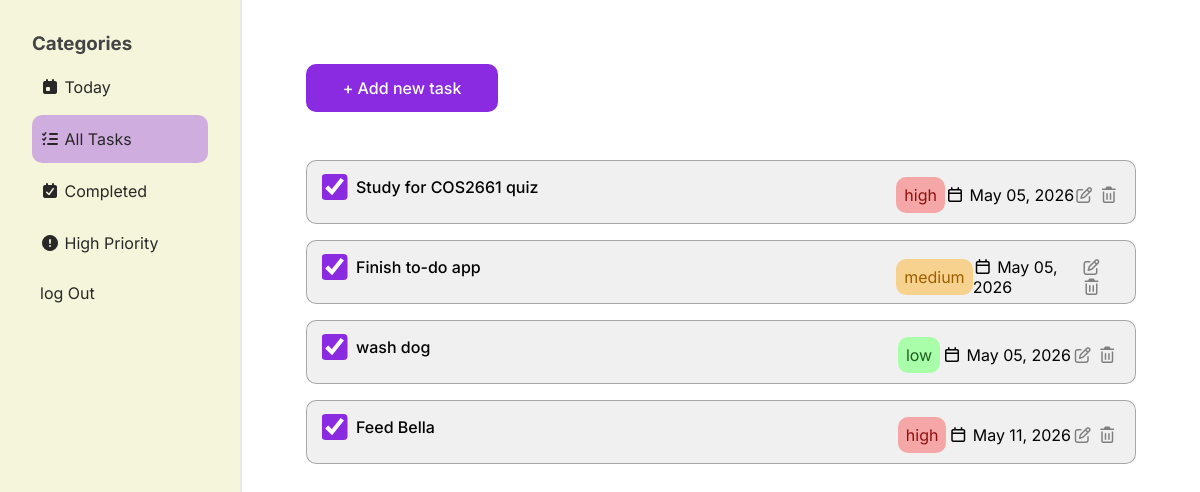
Page /all-tasks (signed in) on the earlier database version.
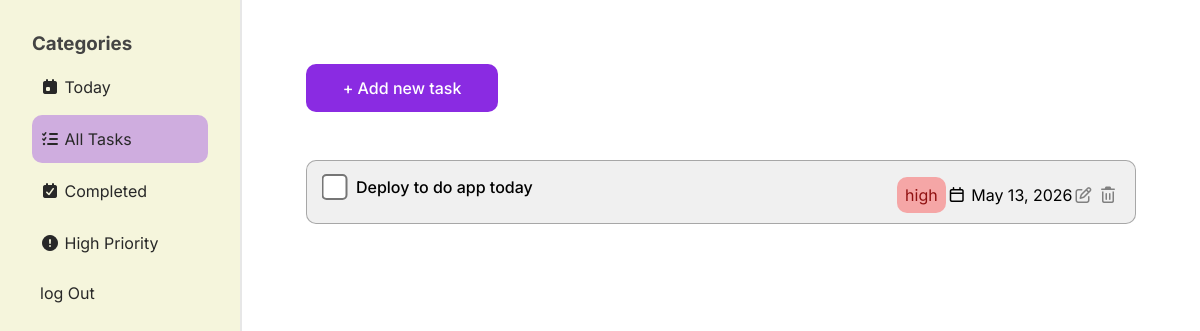
Same page on the later database version.
### website/models.py (models this page shows)
class Task(db.Model):
    task_name = db.Column(db.String(1000))
    complete = db.Column(db.Boolean, default=False)
    due = db.Column(db.Date, default=func.now())
    priority = db.Column(db.String(150))
    id = db.Column(db.Integer, primary_key=True)
    user_id = db.Column(db.Integer, db.ForeignKey('user.id'))

### website/views.py (the view)
@views.route("/all-tasks")
@login_required
def all_tasks():
    return render_template('all-tasks.html', user=current_user)

### website/__init__.py (called while the page is built)
def create_app():
    app = Flask(__name__)
    app.config['SECRET_KEY'] = 'djfspfaskddshfosjcks'
    app.config['SQLALCHEMY_DATABASE_URI'] = f'sqlite:///{DB_NAME}'
    db.init_app(app)
    from .auth import auth
    from .views import views
    app.register_blueprint(auth, url_prefix="/auth")
    app.register_blueprint(views, url_prefix="/")
    create_database(app)
    from .models import User
    login_manager = LoginManager()
    login_manager.login_view = 'auth.login'
    login_manager.init_app(app)
    @login_manager.user_loader
    def load_user(id):
        return User.query.get(int(id))
    return app

### website/templates/all-tasks.html
{% extends 'home.html' %} {% block tab1 %} {% endblock %} {% block tab2
%}selected{% endblock %} {% block tab3 %} {% endblock %} {% block tab4 %} {%
endblock %} {% block dashboard %}
<button type="button" class="purple-button add-task-btn" id="add-task-btn2">
  <span>&plus;</span> Add new task
</button>
<form class="tasks-container">
  {% if user.tasks %} {% for task in user.tasks %}
  <div
    class="task"
    id="{{ task.id }}-task"
    data-due="{{ task.due.isoformat() }}"
    data-complete="{{ task.complete }}"
  >
    <div>
      <input
        type="checkbox"
        {%
        if
        task.complete
        %}
        checked
        {%
        endif
        %}
        id=""
        onChange="updateTask({{ task.id }})"
      />
      <div class="task-name">
        <p>{{task.task_name}}</p>
      </div>
    </div>
    <div class="task-details">
      <div class="task-priority {{task.priority}}">{{task.priority}}</div>
      <div class="task-date">
        <i class="fa-regular fa-calendar"></i>
        {{task.due.strftime("%b %d, %Y")}}
      </div>
      <div class="edit-delete-buttons">
        <button type="button" onClick="editTask({{ task.id }})">
          <i class="fa-regular fa-pen-to-square"></i>
        </button>
        <button type="button" onClick="deleteTask({{ task.id }})">
          <i class="fa-regular fa-trash-can"></i>
        </button>
      </div>
    </div>
  </div>
  {% endfor %} {% endif %}
</form>
{% endblock %}

Differences in the rows shown:
no longer on this page (row edited): Task: complete "☑", task_name "Finish to-do app", priority "medium", due "May 05, 2026"
removed Task: complete "☑", task_name "wash dog", priority "low", due "May 05, 2026"
removed Task: complete "☑", task_name "Feed Bella", priority "high", due "May 11, 2026"
changed Task "high": complete "☑" → "☐"; task_name "Study for COS2661 quiz" → "Deploy to do app today"; due "May 05, 2026" → "May 13, 2026"
